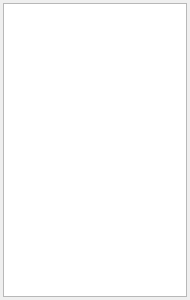
<?xml version="1.0" encoding="UTF-8"?>
<ui version="4.0">
 <class>ImageTablePanelWidget</class>
 <widget class="QWidget" name="ImageTablePanelWidget">
  <property name="geometry">
   <rect>
    <x>0</x>
    <y>0</y>
    <width>190</width>
    <height>300</height>
   </rect>
  </property>
  <property name="sizePolicy">
   <sizepolicy hsizetype="Fixed" vsizetype="Preferred">
    <horstretch>0</horstretch>
    <verstretch>0</verstretch>
   </sizepolicy>
  </property>
  <property name="minimumSize">
   <size>
    <width>190</width>
    <height>0</height>
   </size>
  </property>
  <property name="windowTitle">
   <string>Form</string>
  </property>
  <layout class="QHBoxLayout" name="horizontalLayout">
   <property name="spacing">
    <number>3</number>
   </property>
   <property name="leftMargin">
    <number>3</number>
   </property>
   <property name="topMargin">
    <number>3</number>
   </property>
   <property name="rightMargin">
    <number>3</number>
   </property>
   <property name="bottomMargin">
    <number>3</number>
   </property>
   <item>
    <widget class="QTableView" name="imageTableView">
     <property name="sizePolicy">
      <sizepolicy hsizetype="Fixed" vsizetype="MinimumExpanding">
       <horstretch>0</horstretch>
       <verstretch>0</verstretch>
      </sizepolicy>
     </property>
     <property name="minimumSize">
      <size>
       <width>180</width>
       <height>0</height>
      </size>
     </property>
     <property name="autoFillBackground">
      <bool>true</bool>
     </property>
     <property name="sizeAdjustPolicy">
      <enum>QAbstractScrollArea::AdjustIgnored</enum>
     </property>
     <property name="editTriggers">
      <set>QAbstractItemView::NoEditTriggers</set>
     </property>
     <property name="alternatingRowColors">
      <bool>true</bool>
     </property>
     <property name="selectionBehavior">
      <enum>QAbstractItemView::SelectItems</enum>
     </property>
     <attribute name="horizontalHeaderVisible">
      <bool>false</bool>
     </attribute>
     <attribute name="horizontalHeaderHighlightSections">
      <bool>false</bool>
     </attribute>
     <attribute name="verticalHeaderVisible">
      <bool>false</bool>
     </attribute>
     <attribute name="verticalHeaderHighlightSections">
      <bool>false</bool>
     </attribute>
    </widget>
   </item>
  </layout>
 </widget>
 <resources/>
 <connections/>
</ui>
